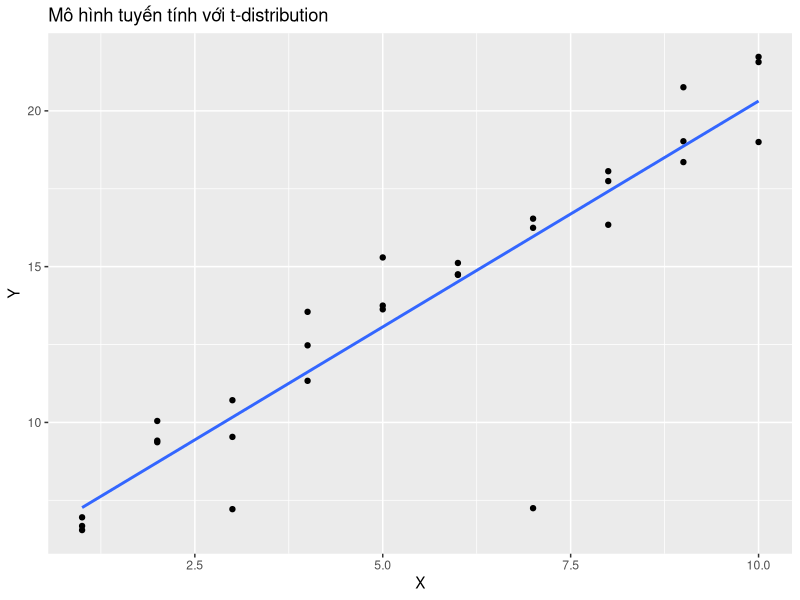
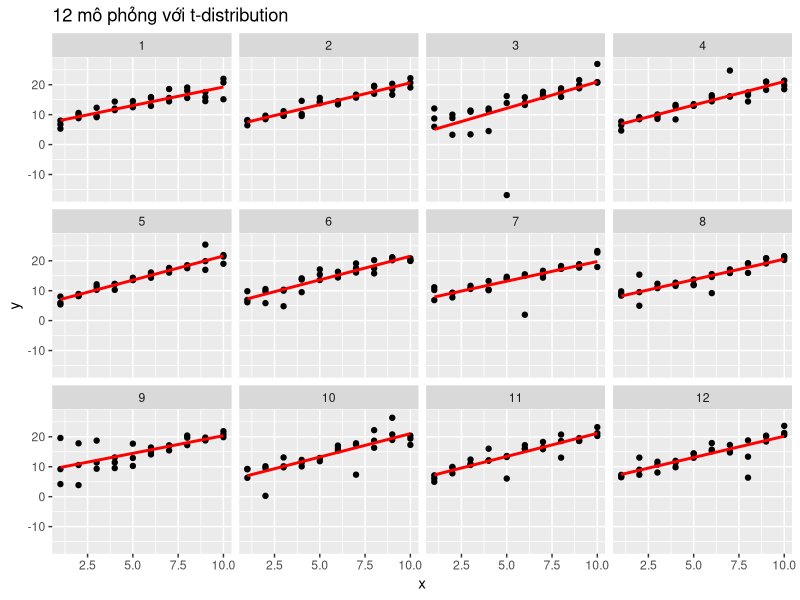
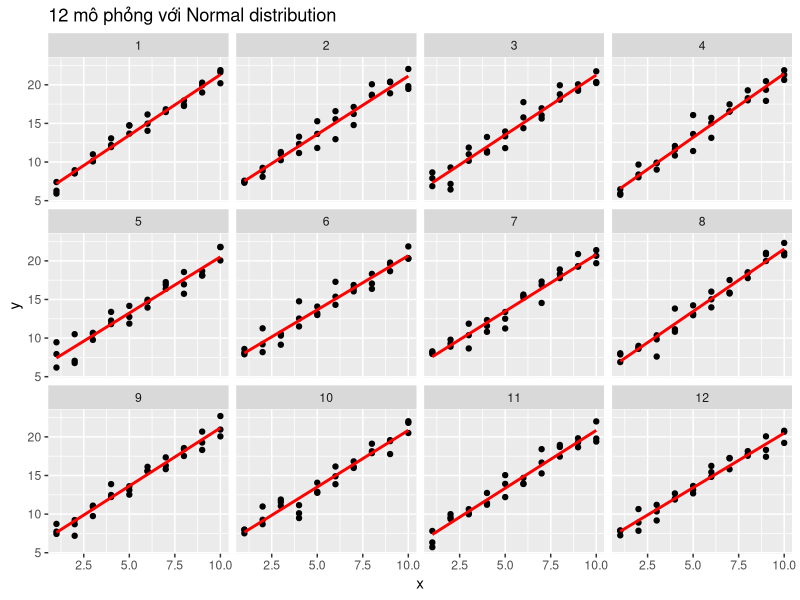
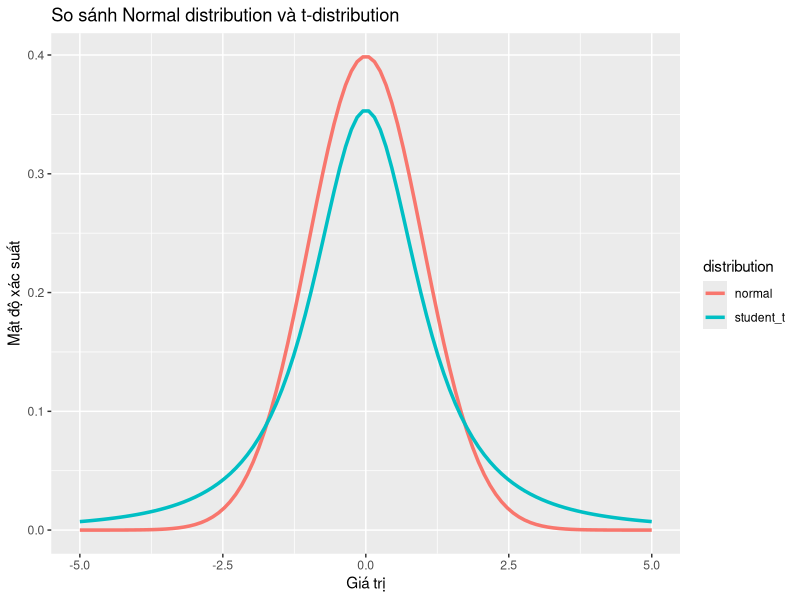
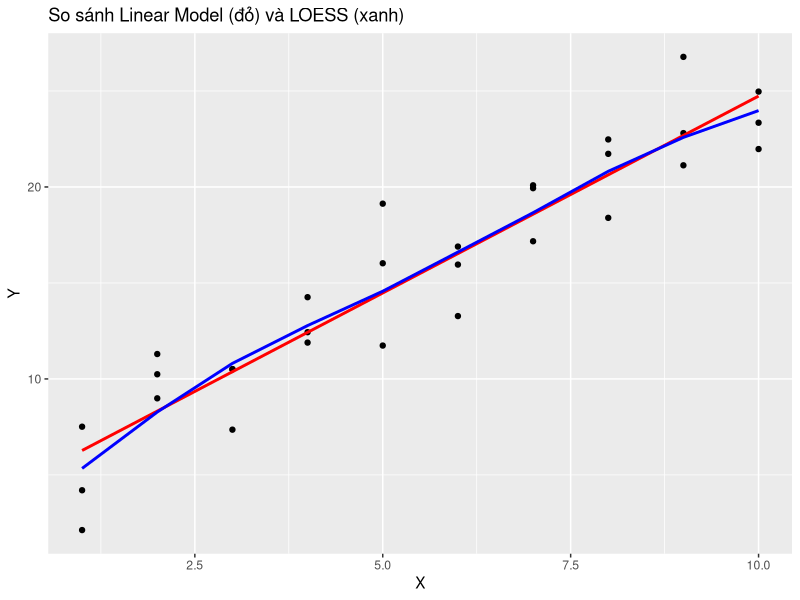
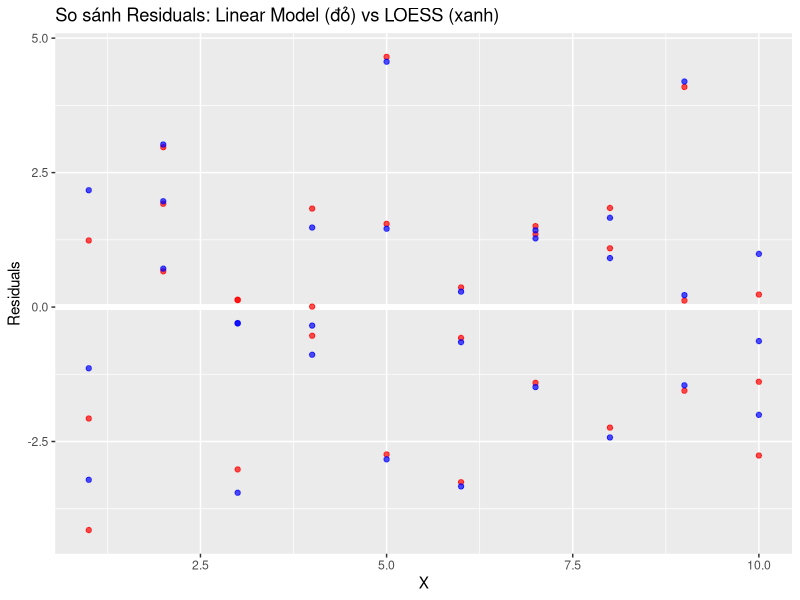
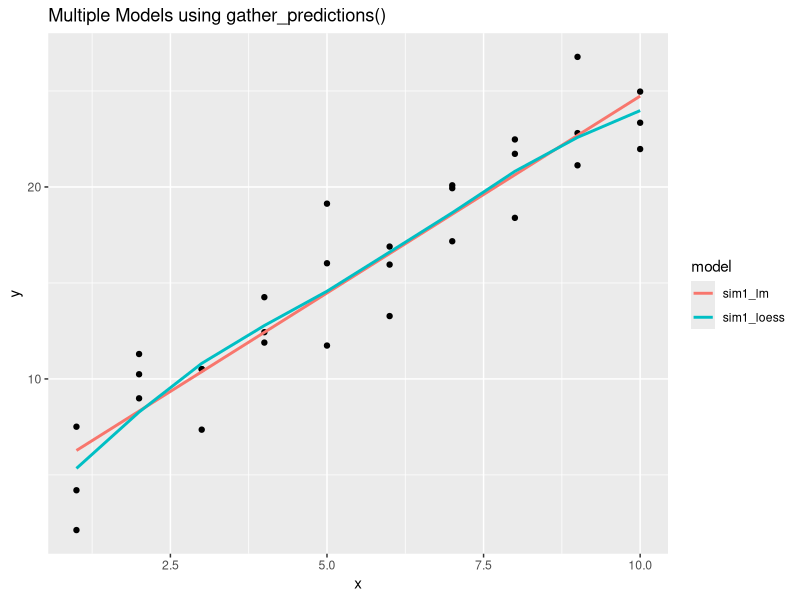
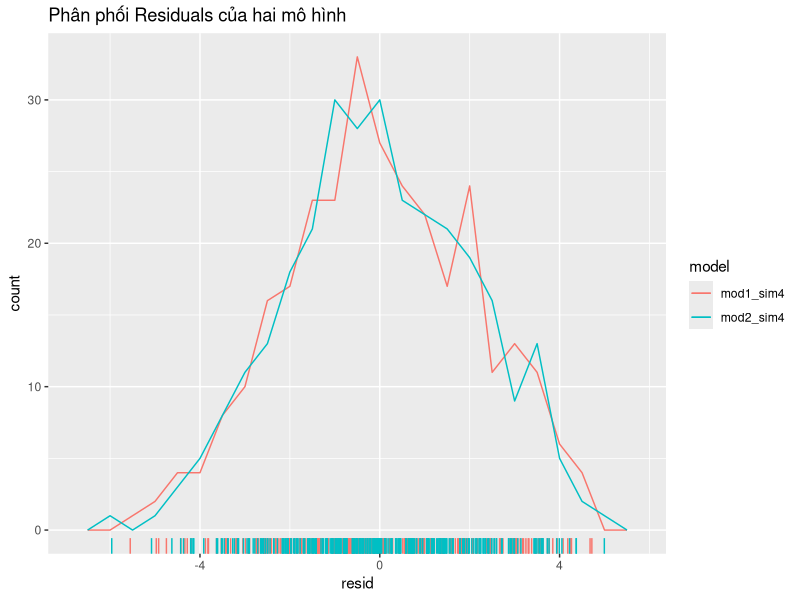

These charts were generated, in order, by the following R code:
## ---- chunk 1
# install.packages(c("tidyverse", "modelr"))

library("tidyverse")
library("modelr")

## ---- chunk 2
# Thiết lập xử lý giá trị missing
options(na.action = na.warn)
## ---- chunk 3
# Tạo dữ liệu với t-distribution
sim1a <- tibble(
  x = rep(1:10, each = 3),
  y = x * 1.5 + 6 + rt(length(x), df = 2)
)

print(sim1a)

## ---- chunk 4
# Vẽ biểu đồ có đường hồi quy
ggplot(sim1a, aes(x = x, y = y)) +
  geom_point() +
  geom_smooth(method = "lm", se = FALSE) +
  labs(title = "Mô hình tuyến tính với t-distribution",
       x = "X", y = "Y")
## ---- chunk 5
# Hàm tạo dữ liệu với t-distribution
simt <- function(i) {
  tibble(
    x = rep(1:10, each = 3),
    y = x * 1.5 + 6 + rt(length(x), df = 2),
    .id = i
  )
}

# Tạo 12 bộ dữ liệu mô phỏng
sims <-  map_dfr(1:12, simt)

## ---- chunk 6
# Vẽ biểu đồ với 12 panel
ggplot(sims, aes(x = x, y = y)) +
  geom_point() +
  geom_smooth(method = "lm", colour = "red", se = FALSE) +
  facet_wrap(~.id, ncol = 4) +
  labs(title = "12 mô phỏng với t-distribution")
## ---- chunk 7
# Hàm tạo dữ liệu với normal distribution
sim_norm <- function(i) {
  tibble(
    x = rep(1:10, each = 3),
    y = x * 1.5 + 6 + rnorm(length(x)),
    .id = i
  )
}

# Tạo 12 bộ dữ liệu với normal distribution
simdf_norm <-  map_dfr(1:12, sim_norm)

## ---- chunk 8
# Vẽ biểu đồ so sánh
ggplot(simdf_norm, aes(x = x, y = y)) +
  geom_point() +
  geom_smooth(method = "lm", colour = "red", se = FALSE) +
  facet_wrap(~.id, ncol = 4) +
  labs(title = "12 mô phỏng với Normal distribution")
## ---- chunk 9
# Vẽ so sánh density của t-distribution và normal distribution
tibble(
  x = seq(-5, 5, length.out = 100),
  normal = dnorm(x),
  student_t = dt(x, df = 2)
) %>%
  pivot_longer(-x, names_to="distribution", values_to="density") %>%
  ggplot(aes(x = x, y = density, colour = distribution)) +
  geom_line(size = 1.2) +
  labs(title = "So sánh Normal distribution và t-distribution",
       x = "Giá trị", y = "Mật độ xác suất")

# Tính xác suất tail
# Xác suất > 2 với Normal distribution:

cat("xác suất > 2 với Normal distribution:", pnorm(2, lower.tail = FALSE), "\n")
# Xác suất > 2 với t-distribution (df=2):
cat("xác suất > 2 với t-distribution (df=2):", pt(2, df = 2, lower.tail = FALSE), "\n")

## ---- chunk 10
# Hàm đo khoảng cách bằng Mean Absolute Distance
measure_distance <- function(mod, data) {
  diff <- data$y - make_prediction(mod, data)
  mean(abs(diff))
}

# Hàm dự đoán
make_prediction <- function(mod, data) {
mod [1] + mod [2] * data$x
}

## ---- chunk 11
# Tìm tham số tối ưu với MAD
best_mad <- optim(c(0, 0), measure_distance, data = sim1a)
cat("Tham số tối ưu với MAD:", best_mad$par, "\n")

# Hàm đo khoảng cách bằng Root Mean Squared Distance( Tính sai số tuyệt đối giữa giá trị thật y và dự đoán ŷ.)

# Dùng trung bình để có giá trị tổng quát.
measure_distance_ls <- function(mod, data) {
  diff <- data$y - make_prediction(mod, data)
  sqrt(mean(diff^2))
}
## ---- chunk 12
# Tìm tham số tối ưu với RMSD
best_rmsd <- optim(c(0, 0), measure_distance_ls, data = sim1a)
cat("Tham số tối ưu với RMSD:", best_rmsd$par, "\n")
## ---- chunk 13
# Sử dụng dữ liệu sim1 có sẵn trong modelr
# Xây dựng mô hình
sim1_loess <- loess(y ~  x, data = sim1)
sim1_lm <- lm(y ~  x, data= sim1)
## ---- chunk 14
# Thêm predictions và residuals
sim1_extended <- sim1 %>%
  add_residuals(sim1_lm, var = "resid_lm") %>%
  add_predictions(sim1_lm, var = "pred_lm") %>%
  add_residuals(sim1_loess, var = "resid_loess") %>%
  add_predictions(sim1_loess, var = "pred_loess")

## ---- chunk 15
# Vẽ biểu đồ so sánh
ggplot(sim1_extended, aes(x = x, y = y)) +
  geom_point() +
  geom_line(aes(y = pred_lm), color = "red", size = 1) +
  geom_line(aes(y = pred_loess), color = "blue", size = 1) +
  labs(title = "So sánh Linear Model (đỏ) và LOESS (xanh)",
       x = "X", y = "Y")
## ---- chunk 16
# Vẽ residuals
ggplot(sim1_extended, aes(x = x)) +
  geom_ref_line(h = 0) +
  geom_point(aes(y = resid_lm), color = "red", alpha = 0.7) +
  geom_point(aes(y = resid_loess), color = "blue", alpha = 0.7) +
  labs(title = "So sánh Residuals: Linear Model (đỏ) vs LOESS (xanh)",
       x = "X", y = "Residuals")

## ---- chunk 17
# Tạo grid cho dự đoán
grid <- sim1 %>%
  data_grid(x)
## ---- chunk 18
# Sử dụng gather_predictions
grid_gather <- grid %>% gather_predictions(sim1_lm, sim1_loess)

print("Kết quả gather_predictions:")
head(grid_gather)
## ---- chunk 19
# Sử dụng spread_predictions
grid_spread <- grid %>% spread_predictions (sim1_lm, sim1_loess)

print("Kết quả spread_predictions:")
head(grid_spread)
## ---- chunk 20
# Vẽ biểu đồ từ gather_predictions
ggplot(sim1, aes(x = x, y = y)) +
  geom_point() +
  geom_line(aes(y = pred, color = model), data = grid_gather, size = 1) +
  labs(title = "Multiple Models using gather_predictions()")
## ---- chunk 21
# Xem dữ liệu sim2
print("Dữ liệu sim2:")
head(sim2)
## ---- chunk 22
# Mô hình có intercept
mod2_with_intercept <- lm(y ~ x, data = sim2)

mod2_with_intercept
## ---- chunk 23
# Mô hình không có intercept
mod2_without_intercept <-  lm(y ~ x - 1, data = sim2)

mod2_without_intercept
## ---- chunk 24
# So sánh predictions
grid2 <-sim2 %>% data_grid(x) %>% spread_predictions (mod2_with_intercept, mod2_without_intercept)

print("So sánh predictions:")
grid2
## ---- chunk 25
# Xem model matrix của sim3 (continuous * categorical)
x3 <- model_matrix(y ~ x1 * x2, data = sim3)
print("Model matrix của x1 * x2 (sim3):")
head(x3)
## ---- chunk 26
# Xem model matrix của sim4 (continuous * continuous)
x4 <- model_matrix(y ~ x1 * x2, data = sim4)
print("Model matrix của x1 * x2 (sim4):")
head(x4)
## ---- chunk 27
# Xây dựng hai mô hình
mod1_sim4 <- lm(y ~ x1 + x2, data = sim4)
mod2_sim4 <- lm(y ~ x1 * x2, data = sim4)
## ---- chunk 28
mod1_sim4
mod2_sim4
## ---- chunk 29
# Thêm residuals
sim4_mods <- gather_residuals(sim4, mod1_sim4, mod2_sim4)
## ---- chunk 30
# Vẽ frequency plot của residuals
ggplot(sim4_mods, aes(x = resid, colour = model)) +
  geom_freqpoly(binwidth = 0.5) +
  geom_rug() +
  labs(title = "Phân phối Residuals của hai mô hình")
## ---- chunk 31
# Vẽ frequency plot của absolute residuals
ggplot(sim4_mods, aes(x = abs(resid), colour = model)) +
  geom_freqpoly(binwidth = 0.5) +
  geom_rug() +
  labs(title = "Phân phối |Residuals| của hai mô hình")
## ---- chunk 32
# So sánh standard deviation của residuals
sim4_comparison <- sim4_mods %>%
  group_by(model) %>%
  summarise(
    mean_resid = mean(resid),
    sd_resid = sd(resid),
    mad_resid = mad(resid),
    .groups = 'drop')

print("So sánh chất lượng mô hình:")
sim4_comparison
## ---- chunk 33
# 1. Tạo dữ liệu mô phỏng với noise khác nhau
set.seed(123)
my_data <- tibble(
  x = seq(1, 20, by = 0.5),
  y_linear = 2 * x + 5 + rnorm(length(x), sd = 2),
  y_nonlinear = 2 * x + 0.1 * x^2 - 10 + rnorm(length(x), sd = 3)
)
## ---- chunk 34
# 2. Xây dựng mô hình linear cho cả hai biến y
model_linear <- lm(y_linear ~ x, data = my_data)
model_nonlinear <- lm(y_nonlinear ~ x, data = my_data)

# 3. Tổng quan kết quả mô hình
summary(model_linear)
summary(model_nonlinear)

# 4. Vẽ dữ liệu và đường hồi quy

# Biểu đồ cho y_linear
p1 <- ggplot(my_data, aes(x = x, y = y_linear)) +
  geom_point() +
  geom_smooth(method = "lm", se = FALSE, color = "blue") +
  ggtitle("Linear model: y_linear ~ x")

# Biểu đồ cho y_nonlinear
p2 <- ggplot(my_data, aes(x = x, y = y_nonlinear)) +
  geom_point() +
  geom_smooth(method = "lm", se = FALSE, color = "red") +
  ggtitle("Linear model: y_nonlinear ~ x")

print(p1)
print(p2)

# 5. Nhận xét ngắn
cat("Mô hình linear với y_linear cho kết quả tốt hơn do y_linear gần với dạng tuyến tính.\n")
cat("Mô hình linear với y_nonlinear không phù hợp tốt do y_nonlinear có thành phần phi tuyến.\n")

## ---- chunk 35
my_data_long <- my_data %>%
  pivot_longer(cols = starts_with("y"), names_to = "type", values_to = "y")

ggplot(my_data_long, aes(x = x, y = y)) +
  geom_point(color = "gray20") +
  facet_wrap(~type, scales = "free_y") +
  labs(
    title = "Biểu đồ scatter của y_linear và y_nonlinear",
    x = "x",
    y = "Giá trị y"
  ) +
  theme_minimal()

## ---- chunk 36
model_linear <- lm(y_linear ~ x, data = my_data)
model_nonlinear <- lm(y_nonlinear ~ x, data = my_data)

summary(model_linear)
summary(model_nonlinear)

## ---- chunk 37
my_data_extended <- my_data %>%
  add_predictions(model_linear, var = "pred_linear") %>%
  add_residuals(model_linear, var = "resid_linear") %>%
  add_predictions(model_nonlinear, var = "pred_nonlinear") %>%
  add_residuals(model_nonlinear, var = "resid_nonlinear")

head(my_data_extended)

## ---- chunk 38
my_data_long_pred <- my_data_extended %>%
  pivot_longer(
    cols = c(y_linear, y_nonlinear, pred_linear, pred_nonlinear),
    names_to = c(".value", "type"),
    names_pattern = "(y|pred)_(.*)"
  )

ggplot(my_data_long_pred, aes(x = x)) +
  geom_point(aes(y = y), color = "black") +
  geom_line(aes(y = pred, color = "Hồi quy (Linear model)"), size = 1) +
  facet_wrap(~type, scales = "free_y") +
  scale_color_manual(values = c("Hồi quy (Linear model)" = "red")) +
  labs(
    title = "Biểu đồ dữ liệu và đường hồi quy",
    x = "x",
    y = "Giá trị y"
  ) +
  theme_minimal()

## ---- chunk 39
resid_long <- my_data_extended %>%
  select(x, resid_linear, resid_nonlinear) %>%
  pivot_longer(cols = starts_with("resid"), names_to = "model", values_to = "resid")

ggplot(resid_long, aes(x = x, y = resid)) +
  geom_point(color = "gray20") +
  geom_hline(yintercept = 0, color = "red") +
  facet_wrap(~model, scales = "free_y") +
  labs(
    title = "Residual plots cho hai mô hình",
    x = "x",
    y = "Residuals"
  ) +
  theme_minimal()

## ---- chunk 40
mae_linear <- mean(abs(resid(model_linear)))
mae_nonlinear <- mean(abs(resid(model_nonlinear)))

rmse_linear <- sqrt(mean(resid(model_linear)^2))
rmse_nonlinear <- sqrt(mean(resid(model_nonlinear)^2))

sd_linear <- sd(resid(model_linear))
sd_nonlinear <- sd(resid(model_nonlinear))
## ---- chunk 41
comparison <- tibble(
  Model = c("y_linear", "y_nonlinear"),
  MAE = c(mae_linear, mae_nonlinear),
  RMSE = c(rmse_linear, rmse_nonlinear),
  SD_Resid = c(sd_linear, sd_nonlinear)
)

comparison
## ---- chunk 42
model_poly <- lm(y_nonlinear ~ x + I(x^2), data = my_data)
summary(model_poly)

my_data_poly <- my_data %>%
  add_predictions(model_poly, var = "pred_poly")

ggplot(my_data_poly, aes(x = x)) +
  geom_point(aes(y = y_nonlinear), color = "black") +
  geom_line(aes(y = pred_poly, color = "Polynomial (x + x²)"), size = 1.2) +
  geom_line(aes(y = pred_nonlinear, color = "Linear model"), data = my_data_extended) +
  scale_color_manual(values = c("Polynomial (x + x²)" = "blue", "Linear model" = "red")) +
  labs(
    title = "So sánh mô hình Linear và Polynomial cho y_nonlinear",
    x = "x",
    y = "Giá trị y"
  ) +
  theme_minimal()

